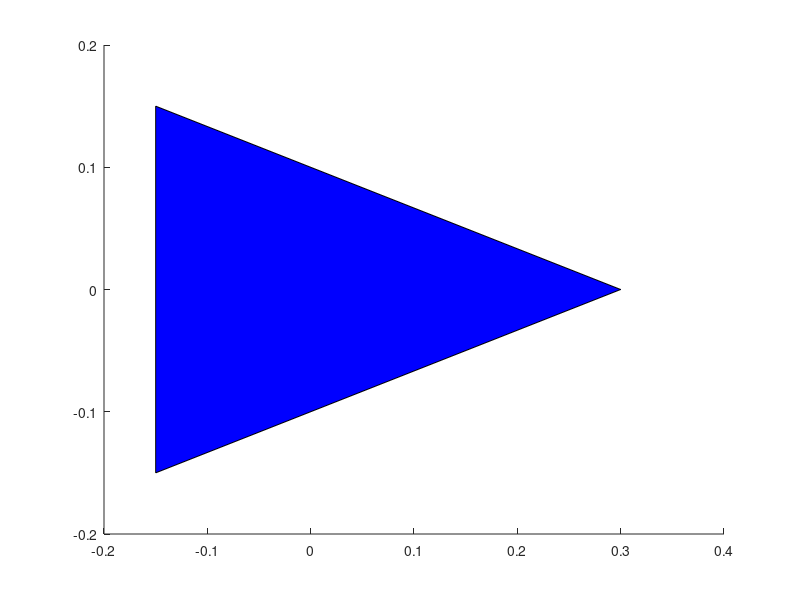

Here is the MATLAB script that generated this plot:
function h = plot_robot(pose, ball,team,scale)


  if nargin < 4,     scale=3;  end
  if nargin < 3,     team=0;  end
  if nargin < 2,    ball = [];  end
  if nargin < 1,    pose = [0 0 0];  end


  hold on;

%  x0 = scale*[0 -.25 -.25];
%  y0 = scale*[0 -.10 +.10];

  x0 = scale*[0.1 -.05 -.05];
  y0 = scale*[0    -.05 +.05];


  ca = cos(pose(3));
  sa = sin(pose(3));
  
  xr = x0*ca - y0*sa + pose(1);
  yr = x0*sa + y0*ca + pose(2);

  if team==1 
	  hr = fill(xr, yr, 'r');
  else
	  hr = fill(xr, yr, 'b');
  end

  if ~isempty(ball),
    xb = pose(1) + ball(1)*ca - ball(2)*sa;
    yb = pose(2) + ball(1)*sa + ball(2)*ca;
    hb = plot(xb, yb, 'mo');
    set(hb, 'MarkerSize', scale*2);


    xvel = ball(3)*ca - ball(4)*sa;
    yvel = ball(3)*sa + ball(4)*ca;

    rscale=4;
    rvel=plot([xb xb+xvel*rscale], [yb yb+yvel*rscale],'r');
    set(rvel,'LineWidth',5);

  end

  hold off;

end
